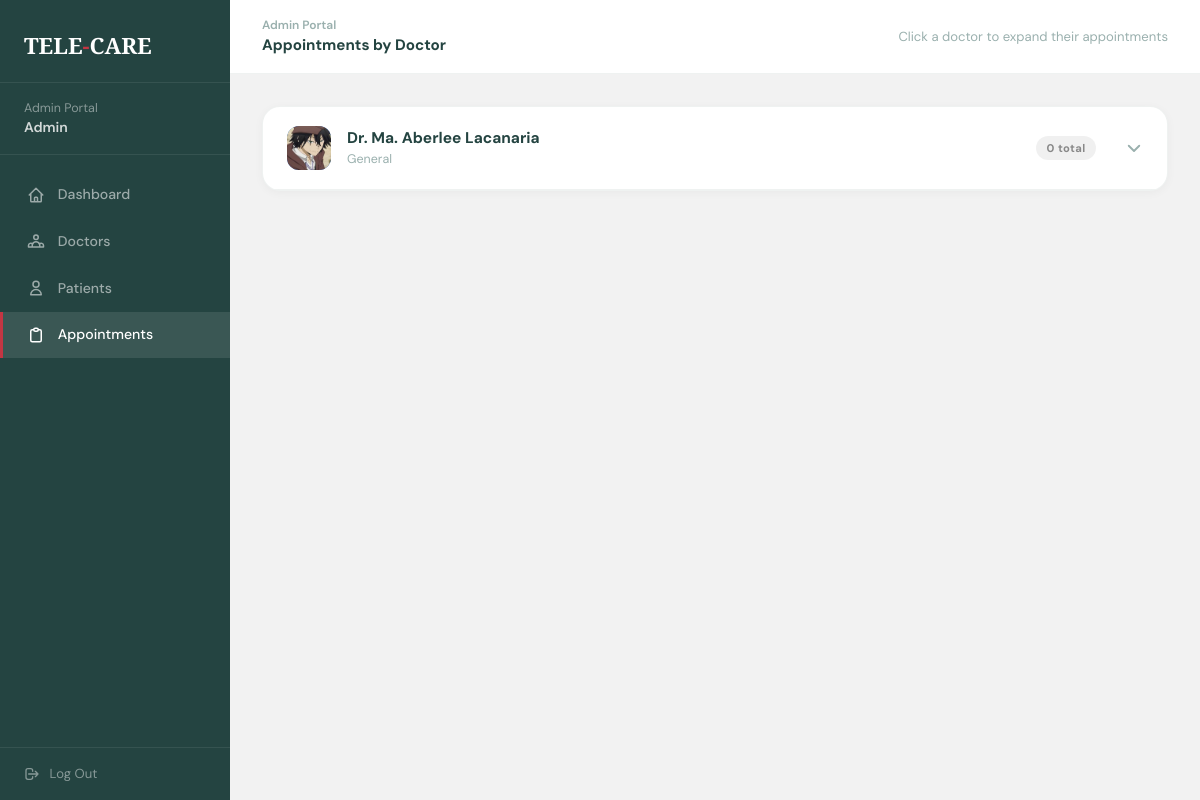
Page /admin/assignments.php (signed in) on the committed database.
### tables this page shows
CREATE TABLE `doctors` (
  `id` int NOT NULL AUTO_INCREMENT,
  `full_name` varchar(150) NOT NULL,
  `specialty` varchar(100) DEFAULT NULL,
  `subspecialty` varchar(100) DEFAULT NULL,
  `clinic_name` varchar(150) DEFAULT NULL,
  `email` varchar(150) NOT NULL,
  `password` varchar(255) DEFAULT NULL,
  `phone_number` varchar(20) DEFAULT NULL,
  `profile_photo` varchar(255) DEFAULT NULL,
  `bio` text,
  `consultation_fee` decimal(10,2) DEFAULT '0.00',
  `languages_spoken` varchar(255) DEFAULT NULL,
  `rating` decimal(2,1) DEFAULT '0.0',
  `access_level` enum('junior','senior','consultant') DEFAULT 'junior',
  `status` enum('pending','active','inactive') DEFAULT 'pending',
  `is_available` tinyint(1) DEFAULT '0',
  `license_number` varchar(100) DEFAULT NULL,
  `issuing_board` varchar(150) DEFAULT NULL,
  `license_file` varchar(255) DEFAULT NULL,
  `board_cert_file` varchar(255) DEFAULT NULL,
  `consent_signed` tinyint(1) DEFAULT '0',
  `is_verified` tinyint(1) DEFAULT '0',
  `verified_at` timestamp NULL DEFAULT NULL,
  `verified_by` int DEFAULT NULL,
  `invite_token` varchar(100) DEFAULT NULL,
  `invite_expires` datetime DEFAULT NULL,
  `setup_complete` tinyint(1) DEFAULT '0',
  `created_at` timestamp NULL DEFAULT CURRENT_TIMESTAMP,
  `updated_at` timestamp NULL DEFAULT CURRENT_TIMESTAMP ON UPDATE CURRENT_TIMESTAMP,
  PRIMARY KEY (`id`),
  UNIQUE KEY `email` (`email`),
  KEY `verified_by` (`verified_by`),
  CONSTRAINT `doctors_ibfk_1` FOREIGN KEY (`verified_by`) REFERENCES `admins` (`id`) ON DELETE SET NULL
);

### admin/assignments.php (the view, shortened to what this page needs)
<?php
require_once '../database/config.php';
$doctors = $conn->query("SELECT * FROM doctors WHERE status='active' ORDER BY full_name");
?>
<!DOCTYPE html>
<html lang="en">
<head>
  <script src="https://cdn.tailwindcss.com"></script>
</head>
<body>
<aside class="sidebar">
  <div class="sidebar-logo">TELE<span>-</span>CARE</div>
  <div class="sidebar-admin">Admin Portal<br/><strong><?= htmlspecialchars($_SESSION['admin_name'] ?? 'Admin') ?></strong></div>
  <nav class="nav-links">
    <a href="dashboard.php" class="nav-link">
      <svg fill="none" viewBox="0 0 24 24" stroke-width="2"><path stroke-linecap="round" stroke-linejoin="round" d="M3 12l2-2m0 0l7-7 7 7M5 10v10a1 1 0 001 1h3m10-11l2 2m-2-2v10a1 1 0 01-1 1h-3m-6 0a1 1 0 001-1v-4a1 1 0 011-1h2a1 1 0 011 1v4a1 1 0 001 1m-6 0h6"/></svg>
      Dashboard
    </a>
    <a href="doctors.php" class="nav-link">
      <svg fill="none" viewBox="0 0 24 24" stroke-width="2"><path stroke-linecap="round" stroke-linejoin="round" d="M17 20h5v-2a3 3 0 00-5.356-1.857M17 20H7m10 0v-2c0-.656-.126-1.283-.356-1.857M7 20H2v-2a3 3 0 015.356-1.857M7 20v-2c0-.656.126-1.283.356-1.857m0 0a5.002 5.002 0 019.288 0M15 7a3 3 0 11-6 0 3 3 0 016 0z"/></svg>
      Doctors
    </a>
    <a href="patients.php" class="nav-link">
      <svg fill="none" viewBox="0 0 24 24" stroke-width="2"><path stroke-linecap="round" stroke-linejoin="round" d="M16 7a4 4 0 11-8 0 4 4 0 018 0zM12 14a7 7 0 00-7 7h14a7 7 0 00-7-7z"/></svg>
      Patients
    </a>
    <a href="assignments.php" class="nav-link active">
      <svg fill="none" viewBox="0 0 24 24" stroke-width="2"><path stroke-linecap="round" stroke-linejoin="round" d="M9 5H7a2 2 0 00-2 2v12a2 2 0 002 2h10a2 2 0 002-2V7a2 2 0 00-2-2h-2M9 5a2 2 0 002 2h2a2 2 0 002-2M9 5a2 2 0 012-2h2a2 2 0 012 2"/></svg>
      Appointments
    </a>
  </nav>
  <div class="sidebar-logout">
    <a href="logout.php" class="logout-btn">
      <svg width="16" height="16" fill="none" viewBox="0 0 24 24" stroke="currentColor" stroke-width="2"><path stroke-linecap="round" stroke-linejoin="round" d="M17 16l4-4m0 0l-4-4m4 4H7m6 4v1a3 3 0 01-3 3H6a3 3 0 01-3-3V7a3 3 0 013-3h4a3 3 0 013 3v1"/></svg>
      Log Out
    </a>
  </div>
</aside>
<div class="main">
  <div class="topbar">
    <div>
      <div style="font-size:0.75rem;color:#9ab0ae;font-weight:600;">Admin Portal</div>
      <div style="font-size:0.95rem;font-weight:700;">Appointments by Doctor</div>
    </div>
    <span style="font-size:0.82rem;color:#9ab0ae;">Click a doctor to expand their appointments</span>
  </div>
  <div class="page-content">
    <?php if (!$doctors || $doctors->num_rows === 0): ?>
      <div style="text-align:center;padding:4rem;color:#9ab0ae;font-size:0.9rem;">No active doctors found.</div>
    <?php else: while ($doc = $doctors->fetch_assoc()):
      $did = (int)$doc['id'];
      $upcoming = $conn->query("
          SELECT a.*, p.full_name AS patient_name
          FROM appointments a
          JOIN patients p ON p.id = a.patient_id
          WHERE a.doctor_id = $did
            AND a.status IN ('Pending','Confirmed')
            AND a.appointment_date >= CURDATE()
          ORDER BY a.appointment_date ASC, a.appointment_time ASC
      ");
      $past = $conn->query("
          SELECT a.*, p.full_name AS patient_name
          FROM appointments a
          JOIN patients p ON p.id = a.patient_id
          WHERE a.doctor_id = $did
            AND (a.status IN ('Completed','Cancelled')
                 OR (a.appointment_date < CURDATE() AND a.status NOT IN ('Pending','Confirmed')))
      ORDER BY a.appointment_date DESC, a.appointment_time DESC
      ");
      $upCnt   = $upcoming ? $upcoming->num_rows : 0;
      $pastCnt = $past     ? $past->num_rows      : 0;
      $totalCnt = $upCnt + $pastCnt;
    ?>
    <div class="doc-card" id="card-<?= $did ?>">
      <div class="doc-header" onclick="toggleCard(<?= $did ?>)">
        <div class="doc-avatar">
          <?php if (!empty($doc['profile_photo'])): ?>
            <img src="../<?= htmlspecialchars($doc['profile_photo']) ?>"/>
          <?php else: ?>
            <?= strtoupper(substr($doc['full_name'], 0, 2)) ?>
          <?php endif; ?>
        </div>
        <div style="flex:1;">
          <div style="font-weight:700;font-size:0.97rem;">Dr. <?= htmlspecialchars($doc['full_name']) ?></div>
          <div style="font-size:0.78rem;color:#9ab0ae;"><?= htmlspecialchars($doc['specialty'] ?? '—') ?><?= !empty($doc['subspecialty']) ? ' · ' . htmlspecialchars($doc['subspecialty']) : '' ?></div>
        </div>
        <div style="display:flex;gap:0.5rem;align-items:center;margin-right:0.8rem;">
          <span class="badge badge-gray"><?= $totalCnt ?> total</span>
        </div>
        <svg class="chevron" width="18" height="18" fill="none" viewBox="0 0 24 24" stroke="currentColor" stroke-width="2.5">
          <path stroke-linecap="round" stroke-linejoin="round" d="M19 9l-7 7-7-7"/>
        </svg>
      </div>
    </div>
    <?php endwhile; endif; ?>
  </div>
</div>
</body>
</html>

### admin/assignments.php (style rules this page uses)
:root { --red:#C33643;--green:#244441;--blue:#3F82E3;--bg:#F2F2F2;--white:#FFFFFF }
* { box-sizing:border-box;margin:0;padding:0 }
body { font-family:'DM Sans',sans-serif;background:var(--bg);color:var(--green);display:flex;min-height:100vh }
.sidebar { width:230px;min-width:230px;background:var(--green);display:flex;flex-direction:column;position:sticky;top:0;height:100vh;overflow-y:auto }
.sidebar-logo { padding:1.8rem 1.5rem 1.2rem;font-family:'Playfair Display',serif;font-size:1.4rem;font-weight:900;color:#fff;border-bottom:1px solid rgba(255,255,255,0.08) }
.sidebar-logo span { color:var(--red) }
.sidebar-admin { padding:1rem 1.5rem;font-size:0.78rem;color:rgba(255,255,255,0.45);border-bottom:1px solid rgba(255,255,255,0.08) }
.sidebar-admin strong { color:rgba(255,255,255,0.8);font-weight:600;display:block;font-size:0.88rem }
.nav-links { padding:1rem 0;flex:1 }
.nav-link { display:flex;align-items:center;gap:0.8rem;padding:0.8rem 1.5rem;color:rgba(255,255,255,0.55);font-size:0.88rem;font-weight:500;width:100%;text-align:left;font-family:'DM Sans',sans-serif;transition:all 0.2s;border-left:3px solid transparent;text-decoration:none }
.nav-link svg { width:18px;height:18px;stroke:currentColor;flex-shrink:0 }
.nav-link.active { color:#fff;background:rgba(255,255,255,0.1);border-left-color:var(--red) }
.sidebar-logout { padding:1rem 1.5rem;border-top:1px solid rgba(255,255,255,0.08) }
.logout-btn { display:flex;align-items:center;gap:0.6rem;color:rgba(255,255,255,0.45);font-size:0.82rem;text-decoration:none;transition:color 0.2s }
.main { flex:1;overflow-y:auto }
.topbar { background:var(--white);padding:1rem 2rem;display:flex;align-items:center;justify-content:space-between;border-bottom:1px solid rgba(36,68,65,0.07);position:sticky;top:0;z-index:50 }
.page-content { padding:2rem }
.doc-card { background:var(--white);border-radius:18px;border:1px solid rgba(36,68,65,0.07);box-shadow:0 2px 10px rgba(0,0,0,0.04);margin-bottom:1.5rem;overflow:hidden }
.doc-header { display:flex;align-items:center;gap:1rem;padding:1.2rem 1.5rem;border-bottom:1px solid rgba(36,68,65,0.07);cursor:pointer;user-select:none }
.doc-avatar { width:44px;height:44px;border-radius:12px;background:linear-gradient(135deg,var(--blue),#2563C4);color:#fff;display:flex;align-items:center;justify-content:center;font-weight:700;font-size:0.9rem;flex-shrink:0;overflow:hidden }
.doc-avatar img { width:100%;height:100%;object-fit:cover }
.chevron { margin-left:auto;transition:transform 0.25s;color:#9ab0ae }
.badge { display:inline-block;padding:0.22rem 0.65rem;border-radius:50px;font-size:0.7rem;font-weight:700;letter-spacing:0.04em }
.badge-gray { background:rgba(0,0,0,0.06);color:#888 }

### rows in the picture
doctors: profile_photo (picture), full_name "Ma. Aberlee Lacanaria", specialty "General", totalCnt "0"

### other values in the picture
$_SESSION['admin_name'] "Admin"
